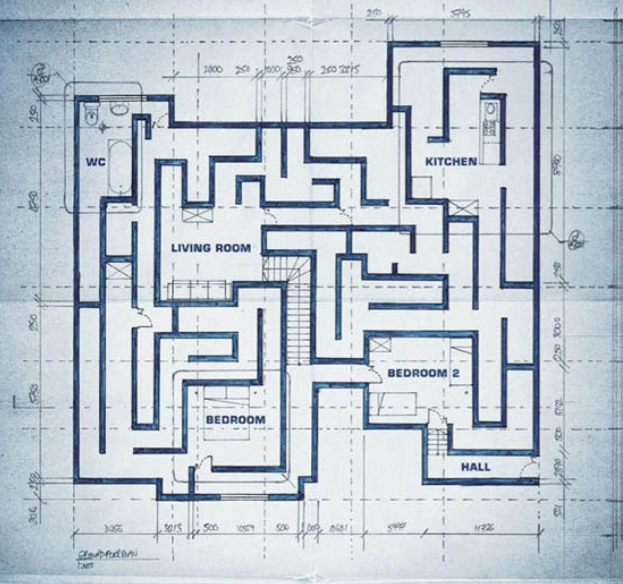
#> input picture data/layout_images/layout_1.png, 623 x 584 px, found by its file name; its folder holds only this picture in this run
$ python image_to_csv.py
#> lines starting #> are read from the running program, lines starting #| are printed output that depends on the picture; after the words box and inside, x2 and y2 are one past the last pixel; in counts of white or black regions, pixels touching at a corner belong together
import csv
import os
from typing import List

import numpy as np
from PIL import Image

# adaptive threshold with otsu's method:
def otsu_threshold(img_array: np.ndarray) -> int:
    """Automatically calculates an optimal threshold to separate walls from floors in a grayscale image."""
    hist, _ = np.histogram(img_array, bins=256, range=(0, 256))
    total = img_array.size

    sum_total = np.dot(np.arange(256), hist)
    sum_bg = 0
    weight_bg = 0
    max_variance = 0
    threshold = 0

    for t in range(256):
        weight_bg += hist[t]
        if weight_bg == 0:
            continue

        weight_fg = total - weight_bg
        if weight_fg == 0:
            break

        sum_bg += t * hist[t]
        mean_bg = sum_bg / weight_bg
        mean_fg = (sum_total - sum_bg) / weight_fg

        variance = weight_bg * weight_fg * (mean_bg - mean_fg) ** 2
        if variance > max_variance:
            max_variance = variance
            threshold = t

    return threshold


def thicken_walls(grid: List[List[int]], iterations: int = 1) -> List[List[int]]:
    """Makes wall cells thicker in the generated grid for better wall continuity."""
    rows = len(grid)
    cols = len(grid[0])

    for _ in range(iterations):
        new_grid = [row[:] for row in grid]
        for r in range(1, rows - 1):
            for c in range(1, cols - 1):
                if grid[r][c] == 1:
                    for dr in (-1, 0, 1):
                        for dc in (-1, 0, 1):
                            new_grid[r + dr][c + dc] = 1
        grid = new_grid

    return grid


def remove_isolated_walls(grid: List[List[int]]) -> List[List[int]]:
    """Removes noise/wall cells that are most likely errors because they have very few neighbors."""
    rows = len(grid)
    cols = len(grid[0])
    new_grid = [row[:] for row in grid]

    for r in range(1, rows - 1):
        for c in range(1, cols - 1):
            if grid[r][c] == 1:
                neighbors = sum(
                    grid[r + dr][c + dc]
                    for dr in (-1, 0, 1)
                    for dc in (-1, 0, 1)
                    if not (dr == 0 and dc == 0)
                )
                if neighbors < 1:
                    new_grid[r][c] = 0

    return new_grid


def floor_image_to_wall_csv(
    image_path: str,
    csv_path: str,
    rows: int = 60,
    cols: int = 60,
    thicken_iterations: int = 1,
) -> None:
    """Convert a floor plan image into a CSV representing walls and floors.

    Args:
        image_path: Path to the input floor plan image.
        csv_path: Destination path for the output CSV file.
        rows: Number of grid rows in the output (default 60).
        cols: Number of grid columns in the output (default 60).
        thicken_iterations: Unused — wall thickening is disabled by default.
            Pass to thicken_walls() manually if needed.
    """
#> called with image_path = 'data/layout_images/layout_1.png', csv_path = 'data/layout_csv/layout_1.csv', rows = 60, cols = 60, thicken_iterations = 1
    with Image.open(image_path) as img:
#> img is the input picture: PIL image 623x584 RGBA; mean R, G, B, A 187.8, 198.6, 207.8, 255
        img = img.convert("L")
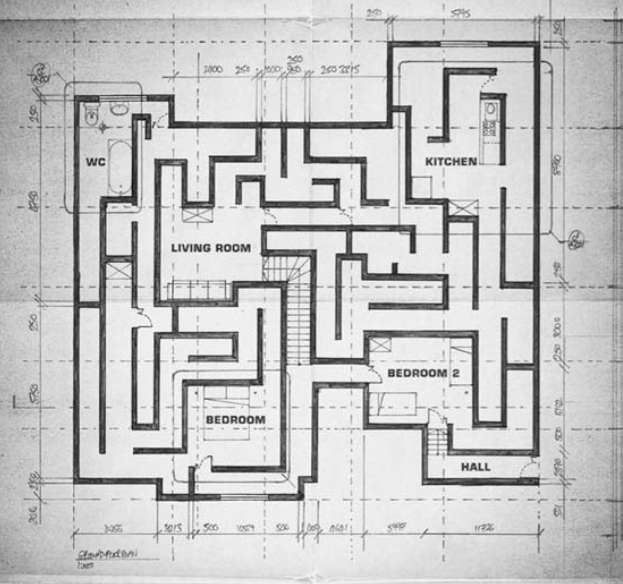
#> img: PIL image 623x584 L; min 14, max 255, mean 196.4
        img_array = np.array(img)

    threshold = otsu_threshold(img_array)
#> in otsu_threshold, `hist, _ = np.histogram(img_array, bins=256, range=(0, 256))`: hist = 256 values, max 13732 at index 234, min 0 at index 0, mean 1421.2
#> in otsu_threshold, `sum_total = np.dot(np.arange(256), hist)`: sum_total = 71469285
#> the loop in otsu_threshold, `for t in range(256):` made 256 passes
#> (weight_bg, weight_fg, sum_bg, mean_bg, mean_fg, max_variance) on passes 15, 16, 17, 18, 19, 20, 22, 23, 24, 25, 26, 27: (1, 363831, 14, 14, 196.4, 1.21e+10), (2, 363830, 29, 14.5, 196.4, 2.41e+10), (4, 363828, 61, 15.25, 196.4, 4.78e+10), (5, 363827, 78, 15.6, 196.4, 5.95e+10), (7, 363825, 114, 16.29, 196.4, 8.27e+10), (8, 363824, 133, 16.62, 196.4, 9.41e+10), (12, 363820, 217, 18.08, 196.4, 1.39e+11), (13, 363819, 239, 18.38, 196.4, 1.5e+11), (14, 363818, 262, 18.71, 196.4, 1.61e+11), (20, 363812, 406, 20.3, 196.4, 2.26e+11), (30, 363802, 656, 21.87, 196.4, 3.33e+11), (34, 363798, 760, 22.35, 196.5, 3.75e+11)
#> weight_bg on passes 1 to 6: 0, 0, 0, 0, 0, 0
#> after the loop in otsu_threshold, `for t in range(256):`: max_variance = 2.39e+14; sum_bg = 71469030; threshold = 157; weight_bg = 363832
#> threshold = 157

    # Auto-detect whether walls are darker or lighter than background
    if img_array.mean() < 127:  # dark background — walls are lighter
        binary = (img_array > threshold).astype(np.uint8)
    else:                        # light background — walls are darker
        binary = (img_array < threshold).astype(np.uint8)
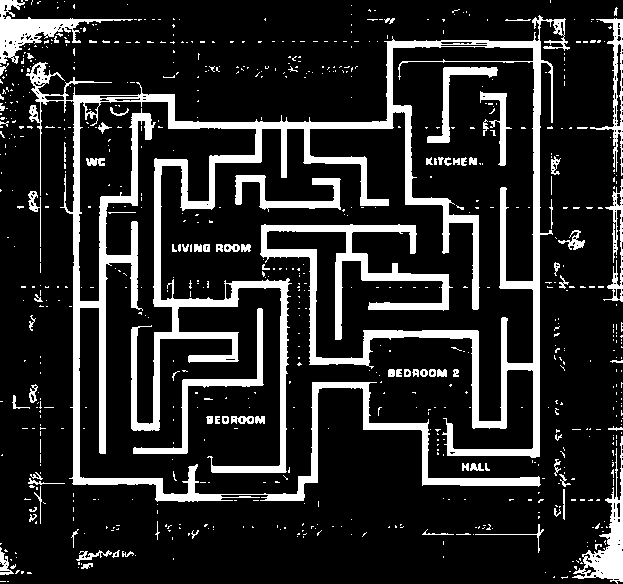
#> binary: shape (584, 623); values 0 (black) and 1 (white), 16.1% white; 755 white regions (667 under 20 px), largest, box (x1, y1, x2, y2) and area: (26, 15, 570, 502) 40897, (0, 0, 133, 64) 2144, (572, 436, 623, 584) 1942

    grid = binary.tolist()
#> grid = 584 items
    grid = remove_isolated_walls(grid)
#> in remove_isolated_walls, `rows = len(grid)`: rows = 584
#> in remove_isolated_walls, `cols = len(grid[0])`: cols = 623
#> in remove_isolated_walls, `new_grid = [row[:] for row in grid]`: new_grid = 584 items

    # Resize to target grid dimensions using nearest-neighbour to preserve hard edges
    binary_img = Image.fromarray(np.array(grid, dtype=np.uint8) * 255)
    binary_img = binary_img.resize((cols, rows), Image.NEAREST)
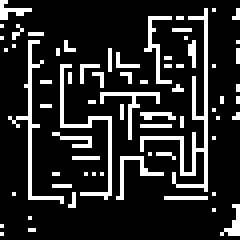
#> binary_img: PIL image 60x60 L (shown 4 times larger); 15.7% white in thin lines or dots
    grid = (np.array(binary_img) > 0).astype(int).tolist()
#> grid = 60 items

    # grid = thicken_walls(grid, thicken_iterations)  # optional — uncomment if needed

    os.makedirs(os.path.dirname(csv_path), exist_ok=True) if os.path.dirname(csv_path) else None

    with open(csv_path, "w", newline="") as f:
        writer = csv.writer(f)
        writer.writerows(grid)


def _next_layout_index(image_dir: str, csv_dir: str) -> int:
    """Return the next unused layout index by scanning existing CSV files."""
    existing = set(os.listdir(csv_dir)) if os.path.isdir(csv_dir) else set()
    i = 1
    while f"layout_{i}.csv" in existing:
        i += 1
    return i


if __name__ == "__main__":
    IMAGE_DIR = "data/layout_images"
    CSV_DIR = "data/layout_csv"

    if not os.path.isdir(IMAGE_DIR):
        raise SystemExit(f"Image directory not found: {IMAGE_DIR!r}")
    if not os.path.isdir(CSV_DIR):
        os.makedirs(CSV_DIR)

    i = _next_layout_index(IMAGE_DIR, CSV_DIR)
    img_path = os.path.join(IMAGE_DIR, f"layout_{i}.png")
    csv_path = os.path.join(CSV_DIR, f"layout_{i}.csv")

    if not os.path.isfile(img_path):
        raise SystemExit(f"Expected image not found: {img_path!r}")

    floor_image_to_wall_csv(image_path=img_path, csv_path=csv_path, rows=60, cols=60)
    print(f"Saved: {csv_path}")
